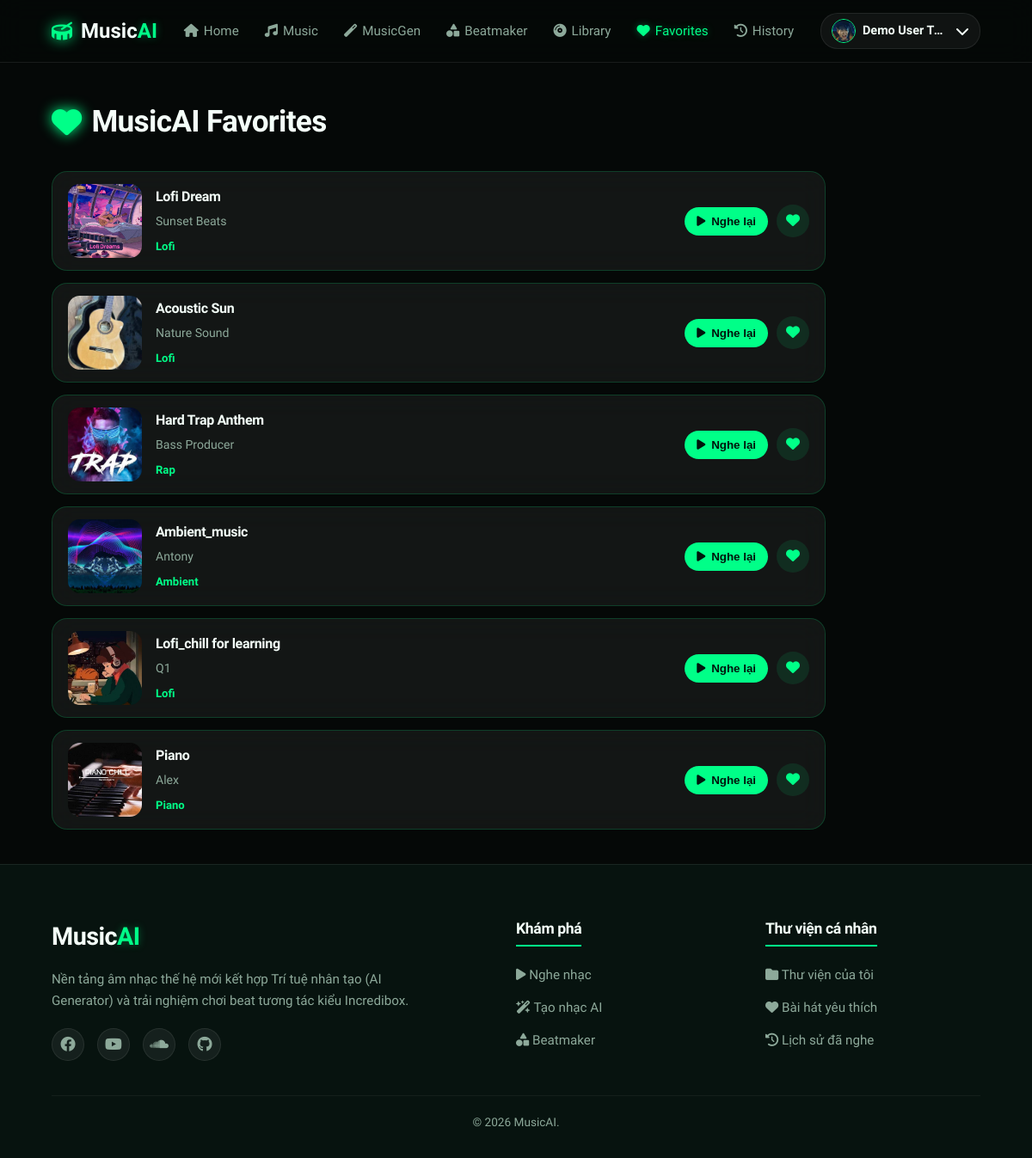
Page /favorites.php (signed in) on the committed database.
### tables this page shows
CREATE TABLE `songs` (
  `id` int(11) NOT NULL,
  `title` varchar(150) NOT NULL COMMENT 'Tiêu đề bài hát',
  `artist` varchar(100) NOT NULL COMMENT 'Tên ca sĩ / nhóm nhạc',
  `genre` varchar(50) NOT NULL COMMENT 'Thể loại âm nhạc',
  `audio_file` varchar(255) NOT NULL COMMENT 'Đường dẫn tệp tin âm nhạc (.mp3)',
  `thumbnail` varchar(255) DEFAULT NULL COMMENT 'Đường dẫn ảnh bìa bài hát',
  `plays` int(11) DEFAULT 0 COMMENT 'Tổng số lượt phát nhạc',
  `created_at` timestamp NOT NULL DEFAULT current_timestamp()
);

### config/config.php (called while the page is built, shortened)
<?php
function url($path = '') {
    return BASE_URL . ltrim($path, '/');
}
function sanitize($data) {
    return htmlspecialchars(strip_tags(trim($data)), ENT_QUOTES, 'UTF-8');
}

### favorites.php (the view, shortened to what this page needs)
<?php
require_once __DIR__ . '/includes/header.php';
require_once __DIR__ . '/includes/navbar.php';
$user_id = $_SESSION['user']['id'];
$fav_songs = [];
if ($db_connected && $conn) {
    try {
        $stmt = $conn->prepare("SELECT s.* FROM songs s JOIN favorites f ON s.id = f.song_id WHERE f.user_id = ? ORDER BY f.id DESC");
        $stmt->execute([$user_id]);
        $fav_songs = $stmt->fetchAll();
    } catch (PDOException $e) {
        $fav_songs = $fallback_songs;
    }
} else {
    $fav_songs = $fallback_songs;
}
?>
<div class="container favorites-page-container">
    <h2 class="section-title"><i class="fa-solid fa-heart"></i> MusicAI Favorites</h2>
    <?php if (empty($fav_songs)): ?>
        <div class="glass-card empty-favorites">
            <i class="fa-solid fa-heart-crack"></i>
            <h3>Danh sách yêu thích trống</h3>
            <p>Hãy khám phá kho nhạc và nhấn nút tim để lưu lại những tác phẩm bạn yêu thích.</p>
            <a href="<?php echo url('music.php'); ?>" class="btn btn-primary" style="margin-top: 15px;">Nghe nhạc ngay</a>
        </div>
    <?php else: ?>
        <div class="favorites-list">
            <?php
                $playlist_data = [];
                foreach ($fav_songs as $s) {
                    $cover_src = 'assets/images/default_song.jpg';
                    if (!empty($s['thumbnail'])) {
                        $cover_src = (strpos($s['thumbnail'], 'assets/') === 0 || strpos($s['thumbnail'], 'storage/') === 0)
                            ? $s['thumbnail']
                            : 'storage/thumbnails/' . $s['thumbnail'];
                    }
                    $playlist_data[] = [
                        'id' => $s['id'],
                        'title' => $s['title'],
                        'artist' => $s['artist'],
                        'audio_file' => $s['audio_file'],
                        'thumbnail' => $cover_src
                    ];
                }
                $playlist_json = json_encode($playlist_data, JSON_UNESCAPED_UNICODE);
            ?>
            <?php foreach ($fav_songs as $song): ?>
                <?php
                    $cover_src = 'assets/images/default_song.jpg';
                    if (!empty($song['thumbnail'])) {
                        $cover_src = (strpos($song['thumbnail'], 'assets/') === 0 || strpos($song['thumbnail'], 'storage/') === 0)
                            ? $song['thumbnail']
                            : 'storage/thumbnails/' . $song['thumbnail'];
                    }
                    $song_data = [
                        'id' => $song['id'],
                        'title' => $song['title'],
                        'artist' => $song['artist'],
                        'audio_file' => $song['audio_file'],
                        'thumbnail' => $cover_src,
                        'is_favorite' => true
                    ];
                    $song_json = json_encode($song_data, JSON_UNESCAPED_UNICODE);
                ?>
               <div class="glass-card favorite-row">
    <img
        src="<?php echo url($cover_src); ?>"
        alt="<?php echo sanitize($song['title']); ?>"
        class="favorite-cover"
    >
    <div class="favorite-info">
        <h4><?php echo sanitize($song['title']); ?></h4>
        <p><?php echo sanitize($song['artist']); ?></p>
        <span><?php echo sanitize($song['genre']); ?></span>
    </div>
    <div class="favorite-actions">
        <button
            class="favorite-play-btn"
            onclick='playTrackOnPlayer(<?php echo htmlspecialchars($song_json, ENT_QUOTES, 'UTF-8'); ?>, <?php echo htmlspecialchars($playlist_json, ENT_QUOTES, 'UTF-8'); ?>)'
            title="Nghe lại"
        >
            <i class="fa-solid fa-play"></i>
            Nghe lại
        </button>
        <button
            class="song-fav-btn active favorite-remove-btn"
            data-song-id="<?php echo $song['id']; ?>"
            onclick="toggleFavFromPage(<?php echo $song['id']; ?>, this)"
            title="Bỏ yêu thích"
        >
            <i class="fa-solid fa-heart"></i>
        </button>
    </div>
</div>
            <?php endforeach; ?>
        </div>
    <?php endif; ?>
</div>
<?php require_once __DIR__ . '/includes/footer.php'; ?>

### assets/css/style.css (style rules this page uses)
:root { --bg-main: #050807; --bg-soft: #07130f; --bg-card: rgba(255, 255, 255, 0.06); --bg-card-hover: rgba(255, 255, 255, 0.1); --green-main: #00ff88; --green-hover: #00dd77; --green-dark: #0d3b2e; --green-glow: rgba(0, 255, 136, 0.35); --text-main: #f4fff9; --text-muted: #8da99a; --border-green: rgba(0, 255, 136, 0.18); --border-light: rgba(255, 255, 255, 0.08); --font-heading: 'Be Vietnam Pro', sans-serif; --font-body: 'Be Vietnam Pro', sans-serif; --transition-fast: 0.2s ease; --transition-normal: 0.3s ease; --transition-slow: 0.5s ease; }
* { margin: 0; padding: 0; box-sizing: border-box; }
body { background-color: var(--bg-main); color: var(--text-main); font-family: var(--font-body); line-height: 1.6; overflow-x: hidden; }
h1, h2, h3, h4, h5, h6 { font-family: var(--font-heading); font-weight: 700; letter-spacing: -0.02em; color: var(--text-main); }
.glass-card { background: var(--bg-card); backdrop-filter: blur(16px); -webkit-backdrop-filter: blur(16px); border: 1px solid var(--border-green); border-radius: 20px; padding: 24px; transition: all var(--transition-normal); }
.container { width: 90%; max-width: 1400px; margin: 0 auto; padding: 40px 0; }
.section-title { font-family: 'Be Vietnam Pro', sans-serif; font-size: 2.2rem; font-weight: 800; margin-bottom: 30px; display: flex; align-items: center; gap: 12px; }
.section-title i { color: var(--green-main); filter: drop-shadow(0 0 8px var(--green-main)); }
.favorites-page-container .favorites-list { display: flex !important; flex-direction: column !important; gap: 14px !important; width: 100% !important; max-width: 900px !important; margin-top: 24px !important; }
.favorites-page-container .favorite-row { display: flex !important; flex-direction: row !important; align-items: center !important; gap: 16px !important; width: 100% !important; min-height: 110px !important; padding: 14px 18px !important; border-radius: 18px !important; transform: none !important; }
.favorites-page-container img.favorite-cover { width: 86px !important; height: 86px !important; min-width: 86px !important; max-width: 86px !important; flex: 0 0 86px !important; object-fit: cover !important; object-position: center !important; border-radius: 14px !important; display: block !important; }
.favorites-page-container .favorite-info { flex: 1 !important; min-width: 0 !important; }
.favorites-page-container .favorite-info h4 { margin: 0 0 4px !important; font-size: 1rem !important; color: var(--text-main) !important; white-space: nowrap !important; overflow: hidden !important; text-overflow: ellipsis !important; }
.favorites-page-container .favorite-info p { margin: 0 0 4px !important; font-size: 0.88rem !important; color: var(--text-muted) !important; }
.favorites-page-container .favorite-info span { font-size: 0.82rem !important; color: var(--green-main) !important; font-weight: 600 !important; }
.favorites-page-container .favorite-actions { display: flex !important; align-items: center !important; gap: 10px !important; }
.favorites-page-container .favorite-play-btn { border: none !important; border-radius: 999px !important; padding: 9px 14px !important; background: var(--green-main) !important; color: #00150c !important; font-weight: 700 !important; cursor: pointer !important; display: inline-flex !important; align-items: center !important; gap: 7px !important; white-space: nowrap !important; }
.favorites-page-container .favorite-remove-btn { width: 38px !important; height: 38px !important; min-width: 38px !important; border: none !important; border-radius: 50% !important; background: rgba(0, 255, 136, 0.1) !important; color: var(--green-main) !important; cursor: pointer !important; font-size: 1rem !important; }

### rows in the picture
songs: thumbnail (picture), title "Lofi Dream", artist "Sunset Beats", genre "Lofi"
songs: thumbnail (picture), title "Acoustic Sun", artist "Nature Sound", genre "Lofi"
songs: thumbnail (picture), title "Hard Trap Anthem", artist "Bass Producer", genre "Rap"
songs: thumbnail (picture), title "Ambient_music", artist "Antony", genre "Ambient"
songs: thumbnail (picture), title "Lofi_chill for learning", artist "Q1", genre "Lofi"
songs: thumbnail (picture), title "Piano", artist "Alex", genre "Piano"

### other values in the picture
$_SESSION['user']['name'] "Demo User T…"
